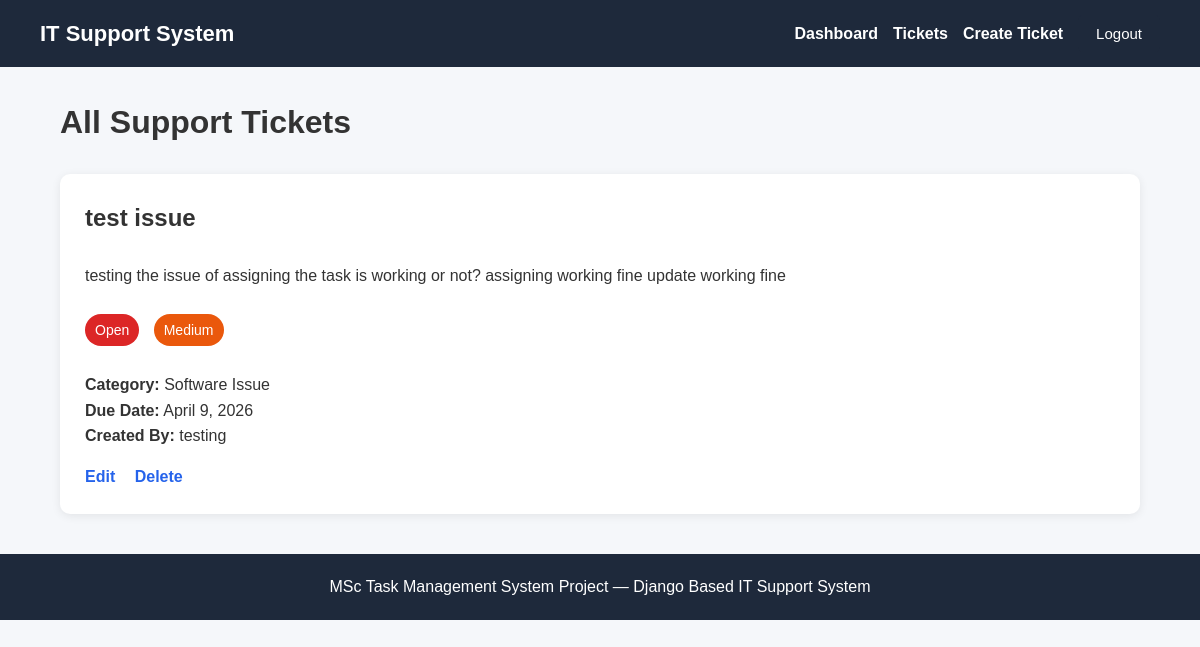
/tickets/ (signed in), run on an earlier commit of the app's database.
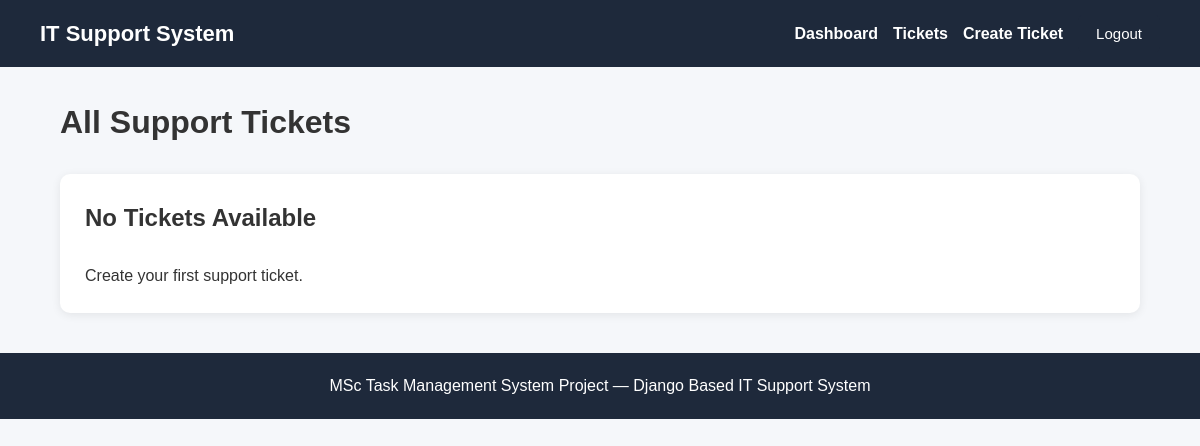
And on a later commit of the database.
### ITSystem/models.py (models this page shows, shortened)
class Ticket(models.Model):
    PRIORITY_CHOICES = [
        ('Low', 'Low'),
        ('Medium', 'Medium'),
        ('High', 'High'),
    ]
    STATUS_CHOICES = [
        ('Open', 'Open'),
        ('In Progress', 'In Progress'),
        ('Resolved', 'Resolved'),
    ]
    title = models.CharField(max_length=200)
    description = models.TextField()
    due_date = models.DateField()
    priority = models.CharField(
        max_length=20,
        choices=PRIORITY_CHOICES
    )
    status = models.CharField(
        max_length=20,
        choices=STATUS_CHOICES,
        default='Open'
    )
    category = models.ForeignKey(
        Category,
        on_delete=models.CASCADE
    )
    created_by = models.ForeignKey(
        User,
        on_delete=models.CASCADE
    )
    created_at = models.DateTimeField(auto_now_add=True)

class Category(models.Model):
    name = models.CharField(max_length=100)
    def __str__(self):
        return self.name

### ITSystem/views.py (the view)
# urls.py: path('tickets/', views.ticket_list, name='ticket_list'),
@login_required
def ticket_list(request):
    tickets = Ticket.objects.all()
    return render(request, 'tasks/ticket_list.html', {
        'tickets': tickets
    })

### ITSystem/templates/tasks/ticket_list.html
{% extends 'base.html' %}
{% block content %}
<h1>All Support Tickets</h1>
<br>
{% if tickets %}
    {% for ticket in tickets %}
        <div class="card">
            <h2>{{ ticket.title }}</h2>
            <br>
            <p>{{ ticket.description }}</p>
            <br>
            <span class="badge
                {% if ticket.status == 'Open' %}
                    open
                {% elif ticket.status == 'In Progress' %}
                    progress
                {% else %}
                    resolved
                {% endif %}
            ">
                {{ ticket.status }}
            </span>
            <span class="badge
                {% if ticket.priority == 'Low' %}
                    low
                {% elif ticket.priority == 'Medium' %}
                    medium
                {% else %}
                    high
                {% endif %}
            ">
                {{ ticket.priority }}
            </span>
            <br><br>
            <p>
                <strong>Category:</strong>
                {{ ticket.category }}
            </p>
            <p>
                <strong>Due Date:</strong>
                {{ ticket.due_date }}
            </p>
            <p>
                <strong>Created By:</strong>
                {{ ticket.created_by }}
            </p>
            {% if request.user == ticket.created_by or request.user.is_superuser %}
                <div class="ticket-actions">
                    <a href="/tickets/update/{{ ticket.id }}/">
                        Edit
                    </a>
                    <a href="/tickets/delete/{{ ticket.id }}/">
                        Delete
                    </a>
                </div>
            {% endif %}
        </div>
    {% endfor %}
{% else %}
    <div class="card">
        <h2>No Tickets Available</h2>
        <br>
        <p>
            Create your first support ticket.
        </p>
    </div>
{% endif %}
{% endblock %}

What changed in the data, as far as the page shows it:
removed Ticket: title "test issue", description "testing the issue of assigning the task is working or not? assigning working fine update working fine", status "Open", priority "Medium", category "Software Issue", due_date "April 9, 2026", created_by "testing"
Also different on the page:
text now shown: "No Tickets Available Create your first support ticket."
